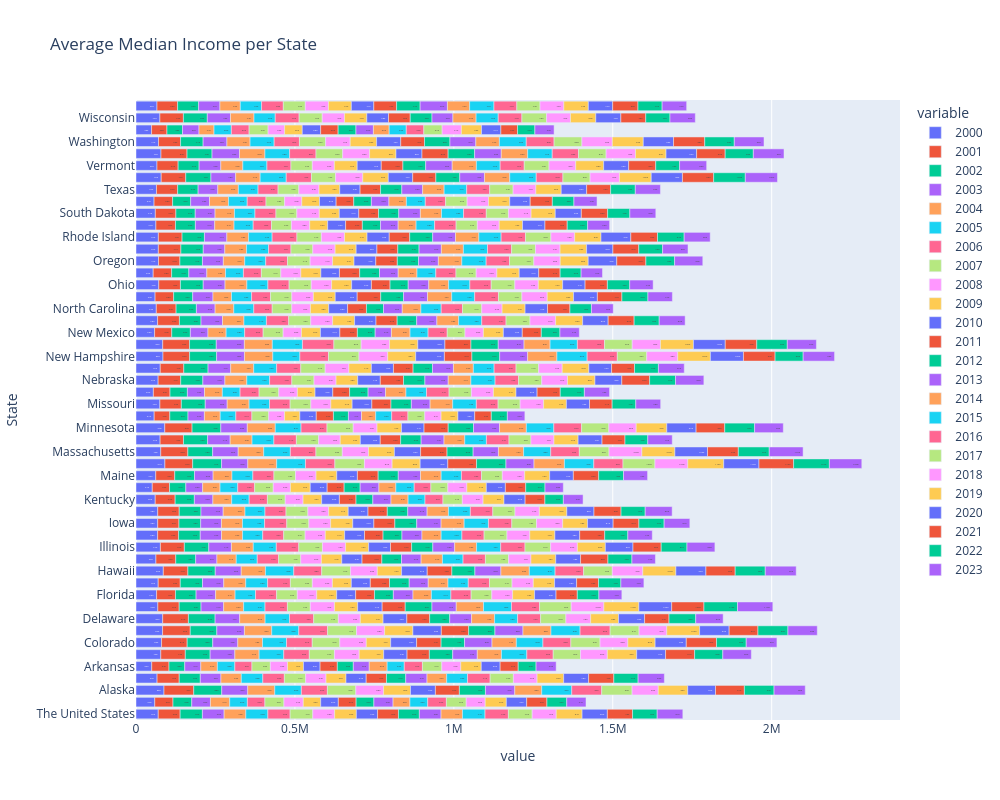

Notebook cell for this chart:
### Code cell
# Bar chart based on region

# Assuming hv is the home_value DataFrame
mi = median_income.copy()

years = mi.columns[1:]
fig = px.bar(mi, y= "State", x=years, text_auto='.2s',title="Average Median Income per State")
"""
fig.update_traces(textfont_size=12, textangle=0, textposition="outside", cliponaxis=False)

# Update layout for better spacing
fig.update_layout(
    xaxis_title="State (Abbreviated)",
    yaxis_title="Average housing price per State",
    title_x=0.5  # Center the title
)"""
fig.update_layout(width=1000, height=800)

fig.show()

### Figure 1 — Plotly figure (JSON) as saved in the notebook; plotly's stock layout.template omitted (floating-point values rounded to 4 significant figures)
{"data": [{"alignmentgroup": "True", "hovertemplate": "variable=2000<br>value=%{x}<br>State=%{y}<extra></extra>", "legendgroup": "2000", "marker": {"color": "#636efa", "pattern": {"shape": ""}}, "name": "2000", "offsetgroup": "2000", "orientation": "h", "showlegend": true, "textposition": "auto", "texttemplate": "%{x:.2s}", "type": "bar", "x": [70020, 59070, 88130, 66340, 49520, 78070, 80450, 83670, 83990, 68740, 64800, 69880, 85960, 62720, 76820, 68150, 68360, 68470, 60480, 51230, 62150, 90950, 77970, 75900, 90470, 57200, 75210, 54660, 69620, 76310, 84930, 84060, 58520, 67950, 63900, 60030, 71650, 54090, 70870, 70330, 70370, 62650, 60830, 56860, 64390, 79300, 66030, 78650, 70920, 49050, 75190, 66090], "xaxis": "x", "y": ["The United States", "Alabama", "Alaska", "Arizona", "Arkansas", "California", "Colorado", "Connecticut", "Delaware", "District of Columbia", "Florida", "Georgia", "Hawaii", "Idaho", "Illinois", "Indiana", "Iowa", "Kansas", "Kentucky", "Louisiana", "Maine", "Maryland", "Massachusetts", "Michigan", "Minnesota", "Mississippi", "Missouri", "Montana", "Nebraska", "Nevada", "New Hampshire", "New Jersey", "New Mexico", "New York", "North Carolina", "North Dakota", "Ohio", "Oklahoma", "Oregon", "Pennsylvania", "Rhode Island", "South Carolina", "South Dakota", "Tennessee", "Texas", "Utah", "Vermont", "Virginia", "Washington", "West Virginia", "Wisconsin", "Wyoming"], "yaxis": "y"}, {"alignmentgroup": "True", "hovertemplate": "variable=2001<br>value=%{x}<br>State=%{y}<extra></extra>", "legendgroup": "2001", "marker": {"color": "#EF553B", "pattern": {"shape": ""}}, "name": "2001", "offsetgroup": "2001", "orientation": "h", "showlegend": true, "textposition": "auto", "texttemplate": "%{x:.2s}", "type": "bar", "x": [68870, 57340, 93550, 69640, 54370, 77080, 80560, 87000, 80890, 67140, 59400, 69440, 77370, 62370, 75300, 65850, 66830, 67540, 62690, 54340, 59710, 87300, 85220, 73470, 85920, 49190, 67420, 52390, 71120, 74050, 83710, 84430, 54020, 68680, 62240, 58370, 68150, 58070, 67310, 70940, 74570, 61540, 64700, 58360, 66640, 77210, 66530, 81940, 69300, 48390, 73950, 64780], "xaxis": "x", "y": ["The United States", "Alabama", "Alaska", "Arizona", "Arkansas", "California", "Colorado", "Connecticut", "Delaware", "District of Columbia", "Florida", "Georgia", "Hawaii", "Idaho", "Illinois", "Indiana", "Iowa", "Kansas", "Kentucky", "Louisiana", "Maine", "Maryland", "Massachusetts", "Michigan", "Minnesota", "Mississippi", "Missouri", "Montana", "Nebraska", "Nevada", "New Hampshire", "New Jersey", "New Mexico", "New York", "North Carolina", "North Dakota", "Ohio", "Oklahoma", "Oregon", "Pennsylvania", "Rhode Island", "South Carolina", "South Dakota", "Tennessee", "Texas", "Utah", "Vermont", "Virginia", "Washington", "West Virginia", "Wisconsin", "Wyoming"], "yaxis": "y"}, {"alignmentgroup": "True", "hovertemplate": "variable=2002<br>value=%{x}<br>State=%{y}<extra></extra>", "legendgroup": "2002", "marker": {"color": "#00cc96", "pattern": {"shape": ""}}, "name": "2002", "offsetgroup": "2002", "orientation": "h", "showlegend": true, "textposition": "auto", "texttemplate": "%{x:.2s}", "type": "bar", "x": [70020, 59070, 88130, 66340, 49520, 78070, 80450, 83670, 83990, 68740, 64800, 69880, 85960, 62720, 76820, 68150, 68360, 68470, 60480, 51230, 62150, 90950, 77970, 75900, 90470, 57200, 75210, 54660, 69620, 76310, 84930, 84060, 58520, 67950, 63900, 60030, 71650, 54090, 70870, 70330, 70370, 62650, 60830, 56860, 64390, 79300, 66030, 78650, 70920, 49050, 75190, 66090], "xaxis": "x", "y": ["The United States", "Alabama", "Alaska", "Arizona", "Arkansas", "California", "Colorado", "Connecticut", "Delaware", "District of Columbia", "Florida", "Georgia", "Hawaii", "Idaho", "Illinois", "Indiana", "Iowa", "Kansas", "Kentucky", "Louisiana", "Maine", "Maryland", "Massachusetts", "Michigan", "Minnesota", "Mississippi", "Missouri", "Montana", "Nebraska", "Nevada", "New Hampshire", "New Jersey", "New Mexico", "New York", "North Carolina", "North Dakota", "Ohio", "Oklahoma", "Oregon", "Pennsylvania", "Rhode Island", "South Carolina", "South Dakota", "Tennessee", "Texas", "Utah", "Vermont", "Virginia", "Washington", "West Virginia", "Wisconsin", "Wyoming"], "yaxis": "y"}, {"alignmentgroup": "True", "hovertemplate": "variable=2003<br>value=%{x}<br>State=%{y}<extra></extra>", "legendgroup": "2003", "marker": {"color": "#ab63fa", "pattern": {"shape": ""}}, "name": "2003", "offsetgroup": "2003", "orientation": "h", "showlegend": true, "textposition": "auto", "texttemplate": "%{x:.2s}", "type": "bar", "x": [68350, 58790, 81790, 64960, 50500, 77790, 78800, 86730, 77350, 71080, 61490, 66960, 81790, 66860, 71250, 66940, 65300, 69790, 58280, 52870, 58560, 82550, 80400, 71040, 83350, 51640, 69050, 53820, 69390, 71300, 87680, 88430, 55390, 67520, 58820, 63760, 68670, 56650, 65700, 67740, 70550, 60720, 62360, 59210, 61970, 77750, 68260, 86440, 74960, 51700, 73010, 67150], "xaxis": "x", "y": ["The United States", "Alabama", "Alaska", "Arizona", "Arkansas", "California", "Colorado", "Connecticut", "Delaware", "District of Columbia", "Florida", "Georgia", "Hawaii", "Idaho", "Illinois", "Indiana", "Iowa", "Kansas", "Kentucky", "Louisiana", "Maine", "Maryland", "Massachusetts", "Michigan", "Minnesota", "Mississippi", "Missouri", "Montana", "Nebraska", "Nevada", "New Hampshire", "New Jersey", "New Mexico", "New York", "North Carolina", "North Dakota", "Ohio", "Oklahoma", "Oregon", "Pennsylvania", "Rhode Island", "South Carolina", "South Dakota", "Tennessee", "Texas", "Utah", "Vermont", "Virginia", "Washington", "West Virginia", "Wisconsin", "Wyoming"], "yaxis": "y"}, {"alignmentgroup": "True", "hovertemplate": "variable=2004<br>value=%{x}<br>State=%{y}<extra></extra>", "legendgroup": "2004", "marker": {"color": "#FFA15A", "pattern": {"shape": ""}}, "name": "2004", "offsetgroup": "2004", "orientation": "h", "showlegend": true, "textposition": "auto", "texttemplate": "%{x:.2s}", "type": "bar", "x": [68310, 60570, 85010, 64000, 52170, 76410, 77790, 86000, 79980, 62930, 61250, 69170, 76200, 60750, 68800, 66120, 66120, 68650, 59220, 54780, 59360, 90860, 80310, 68810, 87980, 49740, 68900, 56110, 68940, 72420, 89110, 87900, 57110, 67600, 58820, 58310, 68760, 58730, 67330, 68460, 68330, 60910, 61010, 59650, 64670, 77090, 69260, 79950, 72780, 47290, 73940, 64050], "xaxis": "x", "y": ["The United States", "Alabama", "Alaska", "Arizona", "Arkansas", "California", "Colorado", "Connecticut", "Delaware", "District of Columbia", "Florida", "Georgia", "Hawaii", "Idaho", "Illinois", "Indiana", "Iowa", "Kansas", "Kentucky", "Louisiana", "Maine", "Maryland", "Massachusetts", "Michigan", "Minnesota", "Mississippi", "Missouri", "Montana", "Nebraska", "Nevada", "New Hampshire", "New Jersey", "New Mexico", "New York", "North Carolina", "North Dakota", "Ohio", "Oklahoma", "Oregon", "Pennsylvania", "Rhode Island", "South Carolina", "South Dakota", "Tennessee", "Texas", "Utah", "Vermont", "Virginia", "Washington", "West Virginia", "Wisconsin", "Wyoming"], "yaxis": "y"}, {"alignmentgroup": "True", "hovertemplate": "variable=2005<br>value=%{x}<br>State=%{y}<extra></extra>", "legendgroup": "2005", "marker": {"color": "#19d3f3", "pattern": {"shape": ""}}, "name": "2005", "offsetgroup": "2005", "orientation": "h", "showlegend": true, "textposition": "auto", "texttemplate": "%{x:.2s}", "type": "bar", "x": [69310, 55580, 83620, 67690, 54840, 77430, 75470, 85030, 76650, 67310, 64310, 68710, 89140, 66090, 72410, 63490, 69570, 62870, 54900, 55710, 65710, 90530, 83800, 68720, 81110, 49180, 64310, 55820, 71690, 72120, 85250, 94800, 58270, 70580, 62920, 63120, 66130, 56320, 66060, 69270, 74030, 60190, 64560, 58950, 61970, 82000, 75860, 77670, 75770, 54520, 66800, 66900], "xaxis": "x", "y": ["The United States", "Alabama", "Alaska", "Arizona", "Arkansas", "California", "Colorado", "Connecticut", "Delaware", "District of Columbia", "Florida", "Georgia", "Hawaii", "Idaho", "Illinois", "Indiana", "Iowa", "Kansas", "Kentucky", "Louisiana", "Maine", "Maryland", "Massachusetts", "Michigan", "Minnesota", "Mississippi", "Missouri", "Montana", "Nebraska", "Nevada", "New Hampshire", "New Jersey", "New Mexico", "New York", "North Carolina", "North Dakota", "Ohio", "Oklahoma", "Oregon", "Pennsylvania", "Rhode Island", "South Carolina", "South Dakota", "Tennessee", "Texas", "Utah", "Vermont", "Virginia", "Washington", "West Virginia", "Wisconsin", "Wyoming"], "yaxis": "y"}, {"alignmentgroup": "True", "hovertemplate": "variable=2006<br>value=%{x}<br>State=%{y}<extra></extra>", "legendgroup": "2006", "marker": {"color": "#FF6692", "pattern": {"shape": ""}}, "name": "2006", "offsetgroup": "2006", "orientation": "h", "showlegend": true, "textposition": "auto", "texttemplate": "%{x:.2s}", "type": "bar", "x": [70080, 55180, 82020, 67830, 53880, 80430, 80970, 90730, 76240, 70480, 66410, 71740, 87910, 67190, 70760, 66010, 69970, 66230, 57410, 53050, 66360, 92560, 80440, 70730, 81720, 50500, 64810, 59760, 70000, 76010, 90090, 98950, 58190, 70110, 57860, 59680, 66730, 56460, 68460, 70480, 78120, 57600, 66040, 59160, 62960, 79420, 75570, 83040, 79560, 55860, 75150, 68390], "xaxis": "x", "y": ["The United States", "Alabama", "Alaska", "Arizona", "Arkansas", "California", "Colorado", "Connecticut", "Delaware", "District of Columbia", "Florida", "Georgia", "Hawaii", "Idaho", "Illinois", "Indiana", "Iowa", "Kansas", "Kentucky", "Louisiana", "Maine", "Maryland", "Massachusetts", "Michigan", "Minnesota", "Mississippi", "Missouri", "Montana", "Nebraska", "Nevada", "New Hampshire", "New Jersey", "New Mexico", "New York", "North Carolina", "North Dakota", "Ohio", "Oklahoma", "Oregon", "Pennsylvania", "Rhode Island", "South Carolina", "South Dakota", "Tennessee", "Texas", "Utah", "Vermont", "Virginia", "Washington", "West Virginia", "Wisconsin", "Wyoming"], "yaxis": "y"}, {"alignmentgroup": "True", "hovertemplate": "variable=2007<br>value=%{x}<br>State=%{y}<extra></extra>", "legendgroup": "2007", "marker": {"color": "#B6E880", "pattern": {"shape": ""}}, "name": "2007", "offsetgroup": "2007", "orientation": "h", "showlegend": true, "textposition": "auto", "texttemplate": "%{x:.2s}", "type": "bar", "x": [71210, 59840, 89290, 66930, 57830, 79000, 86670, 90920, 77380, 71980, 64910, 68950, 90750, 69720, 74430, 67260, 69330, 68740, 55920, 58560, 67890, 93030, 82870, 69980, 82300, 52840, 65210, 61880, 69700, 76630, 95790, 85770, 62870, 69380, 61680, 66910, 69600, 61260, 71210, 68660, 76840, 62670, 65800, 58390, 65280, 75880, 67180, 83860, 82330, 59660, 72690, 69090], "xaxis": "x", "y": ["The United States", "Alabama", "Alaska", "Arizona", "Arkansas", "California", "Colorado", "Connecticut", "Delaware", "District of Columbia", "Florida", "Georgia", "Hawaii", "Idaho", "Illinois", "Indiana", "Iowa", "Kansas", "Kentucky", "Louisiana", "Maine", "Maryland", "Massachusetts", "Michigan", "Minnesota", "Mississippi", "Missouri", "Montana", "Nebraska", "Nevada", "New Hampshire", "New Jersey", "New Mexico", "New York", "North Carolina", "North Dakota", "Ohio", "Oklahoma", "Oregon", "Pennsylvania", "Rhode Island", "South Carolina", "South Dakota", "Tennessee", "Texas", "Utah", "Vermont", "Virginia", "Washington", "West Virginia", "Wisconsin", "Wyoming"], "yaxis": "y"}, {"alignmentgroup": "True", "hovertemplate": "variable=2008<br>value=%{x}<br>State=%{y}<extra></extra>", "legendgroup": "2008", "marker": {"color": "#FF97FF", "pattern": {"shape": ""}}, "name": "2008", "offsetgroup": "2008", "orientation": "h", "showlegend": true, "textposition": "auto", "texttemplate": "%{x:.2s}", "type": "bar", "x": [68780, 60810, 87500, 64150, 54130, 77960, 83330, 88440, 69330, 76010, 61340, 63210, 84120, 64840, 72820, 63610, 68560, 65470, 56260, 54100, 64580, 87120, 82480, 68080, 75100, 49830, 62950, 58660, 69360, 74850, 90490, 89300, 57570, 69000, 58700, 67860, 64180, 63050, 70730, 70290, 72800, 57640, 70560, 54290, 63570, 85510, 69330, 84760, 77440, 51950, 70010, 72930], "xaxis": "x", "y": ["The United States", "Alabama", "Alaska", "Arizona", "Arkansas", "California", "Colorado", "Connecticut", "Delaware", "District of Columbia", "Florida", "Georgia", "Hawaii", "Idaho", "Illinois", "Indiana", "Iowa", "Kansas", "Kentucky", "Louisiana", "Maine", "Maryland", "Massachusetts", "Michigan", "Minnesota", "Mississippi", "Missouri", "Montana", "Nebraska", "Nevada", "New Hampshire", "New Jersey", "New Mexico", "New York", "North Carolina", "North Dakota", "Ohio", "Oklahoma", "Oregon", "Pennsylvania", "Rhode Island", "South Carolina", "South Dakota", "Tennessee", "Texas", "Utah", "Vermont", "Virginia", "Washington", "West Virginia", "Wisconsin", "Wyoming"], "yaxis": "y"}, {"alignmentgroup": "True", "hovertemplate": "variable=2009<br>value=%{x}<br>State=%{y}<extra></extra>", "legendgroup": "2009", "marker": {"color": "#FECB52", "pattern": {"shape": ""}}, "name": "2009", "offsetgroup": "2009", "orientation": "h", "showlegend": true, "textposition": "auto", "texttemplate": "%{x:.2s}", "type": "bar", "x": [68340, 54890, 84570, 62790, 50160, 77070, 76790, 89030, 71550, 72960, 62650, 59500, 76400, 64220, 72580, 60830, 69630, 61390, 58570, 62370, 65210, 88120, 81510, 63140, 77000, 48160, 66950, 55520, 68090, 70610, 88040, 88930, 59780, 68940, 57530, 68750, 62990, 62990, 67410, 66130, 70890, 56430, 62910, 55630, 65180, 80300, 71830, 83060, 82910, 55590, 70340, 72040], "xaxis": "x", "y": ["The United States", "Alabama", "Alaska", "Arizona", "Arkansas", "California", "Colorado", "Connecticut", "Delaware", "District of Columbia", "Florida", "Georgia", "Hawaii", "Idaho", "Illinois", "Indiana", "Iowa", "Kansas", "Kentucky", "Louisiana", "Maine", "Maryland", "Massachusetts", "Michigan", "Minnesota", "Mississippi", "Missouri", "Montana", "Nebraska", "Nevada", "New Hampshire", "New Jersey", "New Mexico", "New York", "North Carolina", "North Dakota", "Ohio", "Oklahoma", "Oregon", "Pennsylvania", "Rhode Island", "South Carolina", "South Dakota", "Tennessee", "Texas", "Utah", "Vermont", "Virginia", "Washington", "West Virginia", "Wisconsin", "Wyoming"], "yaxis": "y"}, {"alignmentgroup": "True", "hovertemplate": "variable=2010<br>value=%{x}<br>State=%{y}<extra></extra>", "legendgroup": "2010", "marker": {"color": "#636efa", "pattern": {"shape": ""}}, "name": "2010", "offsetgroup": "2010", "orientation": "h", "showlegend": true, "textposition": "auto", "texttemplate": "%{x:.2s}", "type": "bar", "x": [66730, 55440, 78340, 63510, 52260, 73520, 81570, 89380, 74780, 77100, 59680, 59750, 80630, 63720, 68700, 62490, 66380, 62370, 55670, 53220, 64910, 86950, 82520, 62670, 70860, 51680, 62050, 55910, 71110, 69340, 90240, 85280, 61120, 67420, 59360, 69080, 62140, 58370, 68530, 65430, 69910, 56470, 61420, 52260, 64010, 76790, 75740, 81750, 76060, 57930, 68190, 70700], "xaxis": "x", "y": ["The United States", "Alabama", "Alaska", "Arizona", "Arkansas", "California", "Colorado", "Connecticut", "Delaware", "District of Columbia", "Florida", "Georgia", "Hawaii", "Idaho", "Illinois", "Indiana", "Iowa", "Kansas", "Kentucky", "Louisiana", "Maine", "Maryland", "Massachusetts", "Michigan", "Minnesota", "Mississippi", "Missouri", "Montana", "Nebraska", "Nevada", "New Hampshire", "New Jersey", "New Mexico", "New York", "North Carolina", "North Dakota", "Ohio", "Oklahoma", "Oregon", "Pennsylvania", "Rhode Island", "South Carolina", "South Dakota", "Tennessee", "Texas", "Utah", "Vermont", "Virginia", "Washington", "West Virginia", "Wisconsin", "Wyoming"], "yaxis": "y"}, {"alignmentgroup": "True", "hovertemplate": "variable=2011<br>value=%{x}<br>State=%{y}<extra></extra>", "legendgroup": "2011", "marker": {"color": "#EF553B", "pattern": {"shape": ""}}, "name": "2011", "offsetgroup": "2011", "orientation": "h", "showlegend": true, "textposition": "auto", "texttemplate": "%{x:.2s}", "type": "bar", "x": [65750, 55940, 75440, 63860, 54250, 70100, 77010, 85920, 71800, 72570, 59250, 60390, 77560, 62340, 66510, 58380, 65960, 60610, 52350, 53400, 65270, 90470, 83160, 64200, 75950, 53970, 60120, 52900, 73050, 61790, 86530, 81880, 55140, 66510, 59380, 74030, 58650, 63650, 67680, 65560, 64410, 52650, 62030, 55530, 64420, 72890, 68120, 82250, 74670, 54930, 68380, 71600], "xaxis": "x", "y": ["The United States", "Alabama", "Alaska", "Arizona", "Arkansas", "California", "Colorado", "Connecticut", "Delaware", "District of Columbia", "Florida", "Georgia", "Hawaii", "Idaho", "Illinois", "Indiana", "Iowa", "Kansas", "Kentucky", "Louisiana", "Maine", "Maryland", "Massachusetts", "Michigan", "Minnesota", "Mississippi", "Missouri", "Montana", "Nebraska", "Nevada", "New Hampshire", "New Jersey", "New Mexico", "New York", "North Carolina", "North Dakota", "Ohio", "Oklahoma", "Oregon", "Pennsylvania", "Rhode Island", "South Carolina", "South Dakota", "Tennessee", "Texas", "Utah", "Vermont", "Virginia", "Washington", "West Virginia", "Wisconsin", "Wyoming"], "yaxis": "y"}, {"alignmentgroup": "True", "hovertemplate": "variable=2012<br>value=%{x}<br>State=%{y}<extra></extra>", "legendgroup": "2012", "marker": {"color": "#00cc96", "pattern": {"shape": ""}}, "name": "2012", "offsetgroup": "2012", "orientation": "h", "showlegend": true, "textposition": "auto", "texttemplate": "%{x:.2s}", "type": "bar", "x": [65740, 56010, 82020, 60620, 50280, 73480, 73780, 82790, 63110, 84080, 59370, 62010, 72500, 61750, 66670, 59480, 68870, 64440, 52940, 50370, 63350, 92570, 82030, 64450, 79630, 47220, 64130, 58100, 67260, 61000, 87390, 85940, 55960, 61440, 53550, 71860, 57180, 62380, 66720, 66890, 72250, 57220, 63680, 55400, 66910, 75180, 71620, 83290, 80140, 56120, 68400, 74110], "xaxis": "x", "y": ["The United States", "Alabama", "Alaska", "Arizona", "Arkansas", "California", "Colorado", "Connecticut", "Delaware", "District of Columbia", "Florida", "Georgia", "Hawaii", "Idaho", "Illinois", "Indiana", "Iowa", "Kansas", "Kentucky", "Louisiana", "Maine", "Maryland", "Massachusetts", "Michigan", "Minnesota", "Mississippi", "Missouri", "Montana", "Nebraska", "Nevada", "New Hampshire", "New Jersey", "New Mexico", "New York", "North Carolina", "North Dakota", "Ohio", "Oklahoma", "Oregon", "Pennsylvania", "Rhode Island", "South Carolina", "South Dakota", "Tennessee", "Texas", "Utah", "Vermont", "Virginia", "Washington", "West Virginia", "Wisconsin", "Wyoming"], "yaxis": "y"}, {"alignmentgroup": "True", "hovertemplate": "variable=2013<br>value=%{x}<br>State=%{y}<extra></extra>", "legendgroup": "2013", "marker": {"color": "#ab63fa", "pattern": {"shape": ""}}, "name": "2013", "offsetgroup": "2013", "orientation": "h", "showlegend": true, "textposition": "auto", "texttemplate": "%{x:.2s}", "type": "bar", "x": [68220, 60250, 92270, 66980, 50130, 77400, 86470, 88220, 68870, 76460, 61790, 59830, 81780, 61710, 68670, 62970, 76590, 60880, 57140, 59110, 69970, 88300, 79610, 72020, 81900, 41170, 58950, 55000, 73370, 66010, 87980, 81170, 51140, 63620, 59000, 75310, 64610, 58770, 62390, 70220, 71710, 55460, 68010, 55210, 65450, 77730, 83410, 83910, 81390, 54840, 65860, 85870], "xaxis": "x", "y": ["The United States", "Alabama", "Alaska", "Arizona", "Arkansas", "California", "Colorado", "Connecticut", "Delaware", "District of Columbia", "Florida", "Georgia", "Hawaii", "Idaho", "Illinois", "Indiana", "Iowa", "Kansas", "Kentucky", "Louisiana", "Maine", "Maryland", "Massachusetts", "Michigan", "Minnesota", "Mississippi", "Missouri", "Montana", "Nebraska", "Nevada", "New Hampshire", "New Jersey", "New Mexico", "New York", "North Carolina", "North Dakota", "Ohio", "Oklahoma", "Oregon", "Pennsylvania", "Rhode Island", "South Carolina", "South Dakota", "Tennessee", "Texas", "Utah", "Vermont", "Virginia", "Washington", "West Virginia", "Wisconsin", "Wyoming"], "yaxis": "y"}, {"alignmentgroup": "True", "hovertemplate": "variable=2014<br>value=%{x}<br>State=%{y}<extra></extra>", "legendgroup": "2014", "marker": {"color": "#FFA15A", "pattern": {"shape": ""}}, "name": "2014", "offsetgroup": "2014", "orientation": "h", "showlegend": true, "textposition": "auto", "texttemplate": "%{x:.2s}", "type": "bar", "x": [67360, 53070, 84900, 61830, 56390, 75930, 76500, 88080, 72210, 85710, 57920, 62210, 89410, 67080, 68940, 60330, 72570, 67090, 53710, 53230, 64910, 95610, 79280, 65280, 84410, 44590, 71090, 64150, 71390, 62610, 92140, 81900, 58610, 68180, 58730, 76240, 62320, 59250, 73910, 69260, 73600, 56400, 66600, 54880, 67630, 79570, 76210, 83050, 74150, 49650, 72910, 69910], "xaxis": "x", "y": ["The United States", "Alabama", "Alaska", "Arizona", "Arkansas", "California", "Colorado", "Connecticut", "Delaware", "District of Columbia", "Florida", "Georgia", "Hawaii", "Idaho", "Illinois", "Indiana", "Iowa", "Kansas", "Kentucky", "Louisiana", "Maine", "Maryland", "Massachusetts", "Michigan", "Minnesota", "Mississippi", "Missouri", "Montana", "Nebraska", "Nevada", "New Hampshire", "New Jersey", "New Mexico", "New York", "North Carolina", "North Dakota", "Ohio", "Oklahoma", "Oregon", "Pennsylvania", "Rhode Island", "South Carolina", "South Dakota", "Tennessee", "Texas", "Utah", "Vermont", "Virginia", "Washington", "West Virginia", "Wisconsin", "Wyoming"], "yaxis": "y"}, {"alignmentgroup": "True", "hovertemplate": "variable=2015<br>value=%{x}<br>State=%{y}<extra></extra>", "legendgroup": "2015", "marker": {"color": "#19d3f3", "pattern": {"shape": ""}}, "name": "2015", "offsetgroup": "2015", "orientation": "h", "showlegend": true, "textposition": "auto", "texttemplate": "%{x:.2s}", "type": "bar", "x": [71000, 55920, 94360, 65640, 53770, 79940, 83660, 91570, 72560, 88030, 61340, 63780, 81050, 64850, 75900, 65310, 76450, 68930, 53250, 57690, 63760, 92450, 85250, 68090, 86340, 50300, 74370, 64570, 75970, 65340, 95070, 85880, 56680, 72870, 63820, 72130, 66960, 59140, 76420, 75870, 69980, 58240, 69180, 59460, 70950, 83240, 74740, 77240, 84480, 53800, 69630, 76540], "xaxis": "x", "y": ["The United States", "Alabama", "Alaska", "Arizona", "Arkansas", "California", "Colorado", "Connecticut", "Delaware", "District of Columbia", "Florida", "Georgia", "Hawaii", "Idaho", "Illinois", "Indiana", "Iowa", "Kansas", "Kentucky", "Louisiana", "Maine", "Maryland", "Massachusetts", "Michigan", "Minnesota", "Mississippi", "Missouri", "Montana", "Nebraska", "Nevada", "New Hampshire", "New Jersey", "New Mexico", "New York", "North Carolina", "North Dakota", "Ohio", "Oklahoma", "Oregon", "Pennsylvania", "Rhode Island", "South Carolina", "South Dakota", "Tennessee", "Texas", "Utah", "Vermont", "Virginia", "Washington", "West Virginia", "Wisconsin", "Wyoming"], "yaxis": "y"}, {"alignmentgroup": "True", "hovertemplate": "variable=2016<br>value=%{x}<br>State=%{y}<extra></extra>", "legendgroup": "2016", "marker": {"color": "#FF6692", "pattern": {"shape": ""}}, "name": "2016", "offsetgroup": "2016", "orientation": "h", "showlegend": true, "textposition": "auto", "texttemplate": "%{x:.2s}", "type": "bar", "x": [73520, 58800, 94290, 71100, 57170, 82980, 87870, 94540, 72280, 88390, 63730, 66650, 89820, 70440, 76440, 69850, 73590, 70740, 56500, 52540, 63330, 91850, 89990, 71090, 87440, 51180, 68510, 71070, 73930, 69020, 94960, 85260, 60330, 76500, 66950, 74940, 67220, 63440, 73640, 75930, 76620, 67660, 71540, 63940, 72410, 84030, 75760, 82750, 87550, 55230, 74490, 72010], "xaxis": "x", "y": ["The United States", "Alabama", "Alaska", "Arizona", "Arkansas", "California", "Colorado", "Connecticut", "Delaware", "District of Columbia", "Florida", "Georgia", "Hawaii", "Idaho", "Illinois", "Indiana", "Iowa", "Kansas", "Kentucky", "Louisiana", "Maine", "Maryland", "Massachusetts", "Michigan", "Minnesota", "Mississippi", "Missouri", "Montana", "Nebraska", "Nevada", "New Hampshire", "New Jersey", "New Mexico", "New York", "North Carolina", "North Dakota", "Ohio", "Oklahoma", "Oregon", "Pennsylvania", "Rhode Island", "South Carolina", "South Dakota", "Tennessee", "Texas", "Utah", "Vermont", "Virginia", "Washington", "West Virginia", "Wisconsin", "Wyoming"], "yaxis": "y"}, {"alignmentgroup": "True", "hovertemplate": "variable=2017<br>value=%{x}<br>State=%{y}<extra></extra>", "legendgroup": "2017", "marker": {"color": "#B6E880", "pattern": {"shape": ""}}, "name": "2017", "offsetgroup": "2017", "orientation": "h", "showlegend": true, "textposition": "auto", "texttemplate": "%{x:.2s}", "type": "bar", "x": [74810, 62250, 95440, 73060, 60880, 85710, 91760, 90930, 79500, 99470, 64960, 70960, 90070, 72810, 80730, 71920, 77670, 69630, 60790, 53310, 65240, 100500, 93300, 69030, 85630, 52960, 69180, 70250, 72910, 71030, 92550, 87180, 55800, 75310, 60630, 73630, 74270, 63490, 76480, 75000, 80030, 66740, 69650, 67680, 73540, 85400, 77930, 86650, 87550, 57460, 77690, 72860], "xaxis": "x", "y": ["The United States", "Alabama", "Alaska", "Arizona", "Arkansas", "California", "Colorado", "Connecticut", "Delaware", "District of Columbia", "Florida", "Georgia", "Hawaii", "Idaho", "Illinois", "Indiana", "Iowa", "Kansas", "Kentucky", "Louisiana", "Maine", "Maryland", "Massachusetts", "Michigan", "Minnesota", "Mississippi", "Missouri", "Montana", "Nebraska", "Nevada", "New Hampshire", "New Jersey", "New Mexico", "New York", "North Carolina", "North Dakota", "Ohio", "Oklahoma", "Oregon", "Pennsylvania", "Rhode Island", "South Carolina", "South Dakota", "Tennessee", "Texas", "Utah", "Vermont", "Virginia", "Washington", "West Virginia", "Wisconsin", "Wyoming"], "yaxis": "y"}, {"alignmentgroup": "True", "hovertemplate": "variable=2018<br>value=%{x}<br>State=%{y}<extra></extra>", "legendgroup": "2018", "marker": {"color": "#FF97FF", "pattern": {"shape": ""}}, "name": "2018", "offsetgroup": "2018", "orientation": "h", "showlegend": true, "textposition": "auto", "texttemplate": "%{x:.2s}", "type": "bar", "x": [75790, 59900, 82450, 74710, 59720, 84560, 87610, 87340, 77990, 102900, 65550, 66960, 96100, 70450, 84140, 71850, 82430, 76700, 65440, 59950, 70370, 103400, 103600, 72510, 86150, 51320, 74050, 69190, 81060, 74210, 97580, 88980, 57920, 80700, 64020, 79780, 73930, 65300, 82970, 77400, 74690, 68910, 71330, 67250, 71720, 92450, 84050, 92550, 95640, 60670, 75130, 75020], "xaxis": "x", "y": ["The United States", "Alabama", "Alaska", "Arizona", "Arkansas", "California", "Colorado", "Connecticut", "Delaware", "District of Columbia", "Florida", "Georgia", "Hawaii", "Idaho", "Illinois", "Indiana", "Iowa", "Kansas", "Kentucky", "Louisiana", "Maine", "Maryland", "Massachusetts", "Michigan", "Minnesota", "Mississippi", "Missouri", "Montana", "Nebraska", "Nevada", "New Hampshire", "New Jersey", "New Mexico", "New York", "North Carolina", "North Dakota", "Ohio", "Oklahoma", "Oregon", "Pennsylvania", "Rhode Island", "South Carolina", "South Dakota", "Tennessee", "Texas", "Utah", "Vermont", "Virginia", "Washington", "West Virginia", "Wisconsin", "Wyoming"], "yaxis": "y"}, {"alignmentgroup": "True", "hovertemplate": "variable=2019<br>value=%{x}<br>State=%{y}<extra></extra>", "legendgroup": "2019", "marker": {"color": "#FECB52", "pattern": {"shape": ""}}, "name": "2019", "offsetgroup": "2019", "orientation": "h", "showlegend": true, "textposition": "auto", "texttemplate": "%{x:.2s}", "type": "bar", "x": [81210, 66430, 92670, 83540, 64470, 92330, 85700, 103200, 87700, 110100, 69000, 66940, 104000, 78000, 87950, 78840, 78080, 86470, 65800, 61120, 78660, 113000, 103700, 75790, 96250, 52940, 71630, 71150, 86370, 83820, 102700, 103700, 62780, 84940, 72290, 82780, 76440, 70210, 87960, 83430, 82920, 73320, 75950, 66940, 79720, 99910, 87830, 96120, 97470, 63480, 79620, 76990], "xaxis": "x", "y": ["The United States", "Alabama", "Alaska", "Arizona", "Arkansas", "California", "Colorado", "Connecticut", "Delaware", "District of Columbia", "Florida", "Georgia", "Hawaii", "Idaho", "Illinois", "Indiana", "Iowa", "Kansas", "Kentucky", "Louisiana", "Maine", "Maryland", "Massachusetts", "Michigan", "Minnesota", "Mississippi", "Missouri", "Montana", "Nebraska", "Nevada", "New Hampshire", "New Jersey", "New Mexico", "New York", "North Carolina", "North Dakota", "Ohio", "Oklahoma", "Oregon", "Pennsylvania", "Rhode Island", "South Carolina", "South Dakota", "Tennessee", "Texas", "Utah", "Vermont", "Virginia", "Washington", "West Virginia", "Wisconsin", "Wyoming"], "yaxis": "y"}, {"alignmentgroup": "True", "hovertemplate": "variable=2020<br>value=%{x}<br>State=%{y}<extra></extra>", "legendgroup": "2020", "marker": {"color": "#636efa", "pattern": {"shape": ""}}, "name": "2020", "offsetgroup": "2020", "orientation": "h", "showlegend": true, "textposition": "auto", "texttemplate": "%{x:.2s}", "type": "bar", "x": [79560, 63980, 87440, 78480, 59400, 90840, 98010, 92930, 81920, 103200, 67570, 69330, 94560, 78060, 86960, 78150, 80510, 85500, 66400, 59880, 74510, 110900, 102700, 75330, 92130, 52800, 72740, 66380, 84520, 71550, 104000, 100100, 59550, 80320, 70700, 75010, 70640, 61380, 89910, 82810, 93790, 70590, 82110, 64310, 80020, 98260, 78680, 96180, 95180, 60800, 78860, 76570], "xaxis": "x", "y": ["The United States", "Alabama", "Alaska", "Arizona", "Arkansas", "California", "Colorado", "Connecticut", "Delaware", "District of Columbia", "Florida", "Georgia", "Hawaii", "Idaho", "Illinois", "Indiana", "Iowa", "Kansas", "Kentucky", "Louisiana", "Maine", "Maryland", "Massachusetts", "Michigan", "Minnesota", "Mississippi", "Missouri", "Montana", "Nebraska", "Nevada", "New Hampshire", "New Jersey", "New Mexico", "New York", "North Carolina", "North Dakota", "Ohio", "Oklahoma", "Oregon", "Pennsylvania", "Rhode Island", "South Carolina", "South Dakota", "Tennessee", "Texas", "Utah", "Vermont", "Virginia", "Washington", "West Virginia", "Wisconsin", "Wyoming"], "yaxis": "y"}, {"alignmentgroup": "True", "hovertemplate": "variable=2021<br>value=%{x}<br>State=%{y}<extra></extra>", "legendgroup": "2021", "marker": {"color": "#EF553B", "pattern": {"shape": ""}}, "name": "2021", "offsetgroup": "2021", "orientation": "h", "showlegend": true, "textposition": "auto", "texttemplate": "%{x:.2s}", "type": "bar", "x": [79260, 63750, 90850, 79310, 56870, 91350, 95130, 90660, 76920, 101500, 66890, 68860, 92050, 86130, 88750, 78600, 81110, 85080, 62290, 64060, 79660, 109000, 96940, 72210, 90080, 52230, 71210, 72790, 87470, 72050, 99490, 99170, 59870, 81660, 70430, 77140, 70200, 67300, 91660, 81330, 83970, 70040, 82750, 69610, 75480, 98150, 85190, 89890, 98150, 52450, 78320, 79570], "xaxis": "x", "y": ["The United States", "Alabama", "Alaska", "Arizona", "Arkansas", "California", "Colorado", "Connecticut", "Delaware", "District of Columbia", "Florida", "Georgia", "Hawaii", "Idaho", "Illinois", "Indiana", "Iowa", "Kansas", "Kentucky", "Louisiana", "Maine", "Maryland", "Massachusetts", "Michigan", "Minnesota", "Mississippi", "Missouri", "Montana", "Nebraska", "Nevada", "New Hampshire", "New Jersey", "New Mexico", "New York", "North Carolina", "North Dakota", "Ohio", "Oklahoma", "Oregon", "Pennsylvania", "Rhode Island", "South Carolina", "South Dakota", "Tennessee", "Texas", "Utah", "Vermont", "Virginia", "Washington", "West Virginia", "Wisconsin", "Wyoming"], "yaxis": "y"}, {"alignmentgroup": "True", "hovertemplate": "variable=2022<br>value=%{x}<br>State=%{y}<extra></extra>", "legendgroup": "2022", "marker": {"color": "#00cc96", "pattern": {"shape": ""}}, "name": "2022", "offsetgroup": "2022", "orientation": "h", "showlegend": true, "textposition": "auto", "texttemplate": "%{x:.2s}", "type": "bar", "x": [77540, 62290, 93310, 76370, 56120, 88690, 93510, 94340, 83960, 105700, 67960, 70420, 94620, 75460, 81120, 72810, 79350, 75950, 58090, 60640, 78150, 112500, 97260, 71730, 93980, 50540, 74360, 75870, 81480, 75200, 88350, 96010, 58660, 78920, 67660, 81840, 70200, 65960, 90230, 75070, 83860, 64220, 69850, 67980, 77600, 99610, 75060, 88550, 92980, 54540, 76240, 76000], "xaxis": "x", "y": ["The United States", "Alabama", "Alaska", "Arizona", "Arkansas", "California", "Colorado", "Connecticut", "Delaware", "District of Columbia", "Florida", "Georgia", "Hawaii", "Idaho", "Illinois", "Indiana", "Iowa", "Kansas", "Kentucky", "Louisiana", "Maine", "Maryland", "Massachusetts", "Michigan", "Minnesota", "Mississippi", "Missouri", "Montana", "Nebraska", "Nevada", "New Hampshire", "New Jersey", "New Mexico", "New York", "North Carolina", "North Dakota", "Ohio", "Oklahoma", "Oregon", "Pennsylvania", "Rhode Island", "South Carolina", "South Dakota", "Tennessee", "Texas", "Utah", "Vermont", "Virginia", "Washington", "West Virginia", "Wisconsin", "Wyoming"], "yaxis": "y"}, {"alignmentgroup": "True", "hovertemplate": "variable=2023<br>value=%{x}<br>State=%{y}<extra></extra>", "legendgroup": "2023", "marker": {"color": "#ab63fa", "pattern": {"shape": ""}}, "name": "2023", "offsetgroup": "2023", "orientation": "h", "showlegend": true, "textposition": "auto", "texttemplate": "%{x:.2s}", "type": "bar", "x": [80610, 60660, 98190, 82660, 63250, 89870, 96640, 92240, 86340, 111000, 72200, 72420, 97360, 73910, 87820, 76910, 80860, 84830, 61980, 57650, 75740, 102000, 106500, 76960, 90340, 55060, 78290, 79220, 89190, 81310, 98780, 91590, 60980, 81600, 68610, 76960, 73770, 67330, 88740, 79820, 81860, 69100, 81740, 72700, 79060, 101200, 85190, 96490, 93440, 60410, 79690, 77200], "xaxis": "x", "y": ["The United States", "Alabama", "Alaska", "Arizona", "Arkansas", "California", "Colorado", "Connecticut", "Delaware", "District of Columbia", "Florida", "Georgia", "Hawaii", "Idaho", "Illinois", "Indiana", "Iowa", "Kansas", "Kentucky", "Louisiana", "Maine", "Maryland", "Massachusetts", "Michigan", "Minnesota", "Mississippi", "Missouri", "Montana", "Nebraska", "Nevada", "New Hampshire", "New Jersey", "New Mexico", "New York", "North Carolina", "North Dakota", "Ohio", "Oklahoma", "Oregon", "Pennsylvania", "Rhode Island", "South Carolina", "South Dakota", "Tennessee", "Texas", "Utah", "Vermont", "Virginia", "Washington", "West Virginia", "Wisconsin", "Wyoming"], "yaxis": "y"}], "layout": {"barmode": "relative", "height": 800, "legend": {"title": {"text": "variable"}, "tracegroupgap": 0}, "title": {"text": "Average Median Income per State"}, "width": 1000, "xaxis": {"anchor": "y", "domain": [0, 1], "title": {"text": "value"}}, "yaxis": {"anchor": "x", "domain": [0, 1], "title": {"text": "State"}}}}
